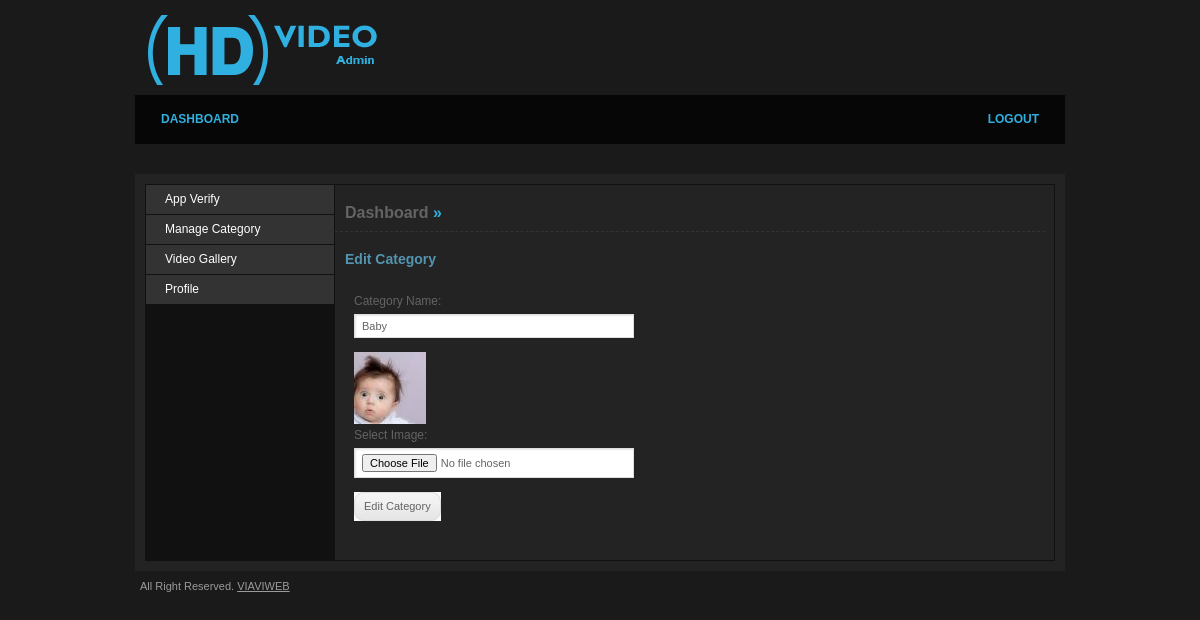
The page /add_category.php?cat_id=18 (signed in) on the database its author committed.
### tables this page shows
CREATE TABLE IF NOT EXISTS `tbl_category` (
  `cid` int(11) NOT NULL AUTO_INCREMENT,
  `category_name` varchar(255) NOT NULL,
  `category_image` varchar(255) NOT NULL,
  PRIMARY KEY (`cid`)
);

### add_category.php (the view, shortened to what this page needs)
<?php include("includes/header.php");
	if(isset($_GET['cat_id']))
	{
			$qry="SELECT * FROM tbl_category where cid='".$_GET['cat_id']."'";
			$result=mysql_query($qry);
			$row=mysql_fetch_assoc($result);
	}
?>
                <div id="main">
                <h2><a href="home.php">Dashboard</a> &raquo; <a href="#" class="active"></a></h2>
                	<form action="" name="addeditcategory" method="post" class="jNice" onsubmit="return checkValidation(this);" enctype="multipart/form-data">
					<h3><?php if(isset($_GET['cat_id'])){?>Edit<?php }else{?>Add<?php }?> Category</h3>
                    	<fieldset>
                        	<p><label>Category Name:</label>
								<input type="text" name="category_name" id="category_name" value="<?php if(isset($_GET['cat_id'])){echo $row['category_name'];}?>" class="text-long" />
							</p>
                        	 <?php if(isset($_GET['cat_id'])){
								 ?>
							<img src="images/thumbs/<?php echo $row['category_image'];?>" />
						   <?php }?>
                             <p style="margin-top: -35px;"><label style="padding-top:40px;">Select Image:</label><input type="file" name="image" id="image" value="" class="text-long" /></p>
                        </fieldset>
                    </form>
                </div>
            </div>
        </div>
<?php include("includes/footer.php");?>

### style/css/layout.css (style rules this page uses)
body { background: #1a1a1a; font-family: Arial, Helvetica, sans-serif; font-size: 12px; color: #646464; text-align: center; }
h2 { width:100%; padding-left:10px!important; color: #30b0e0; font-size: 16px; line-height: 16px; font-weight: bold; margin: 20px 0 0 0; padding: 0 0 10px 0; border-bottom: 1px dashed #333; }
h2 a { color: #646464; text-decoration: none; }
#main { width: 700px; float: right; padding: 0 19px 0 0; background:#232323; }
h3 { font-size: 14px; line-height: 14px; font-weight: bold; color: #5494af; padding: 0 0 0 10px; margin: 20px 0 10px; }
#main fieldset { padding: 19px; margin: 0 0 20px 0; }
#main fieldset p { margin: 0 0 14px 0; float: left; width: 100%; }
#main fieldset label { display: block; width: 100%; margin: 0 0 7px 0; line-height: 12px; }
#main fieldset .text-long { border: 1px solid #ddd; background: #fff url(../img/input-shaddow.gif) no-repeat left top; font: 11px Arial, Helvetica, sans-serif; color: #646464; padding: 5px 7px; width: 264px; float: left; margin: 0 10px 0 0; }

### rows shown on the page
tbl_category: category_name "Baby", category_image (picture)
